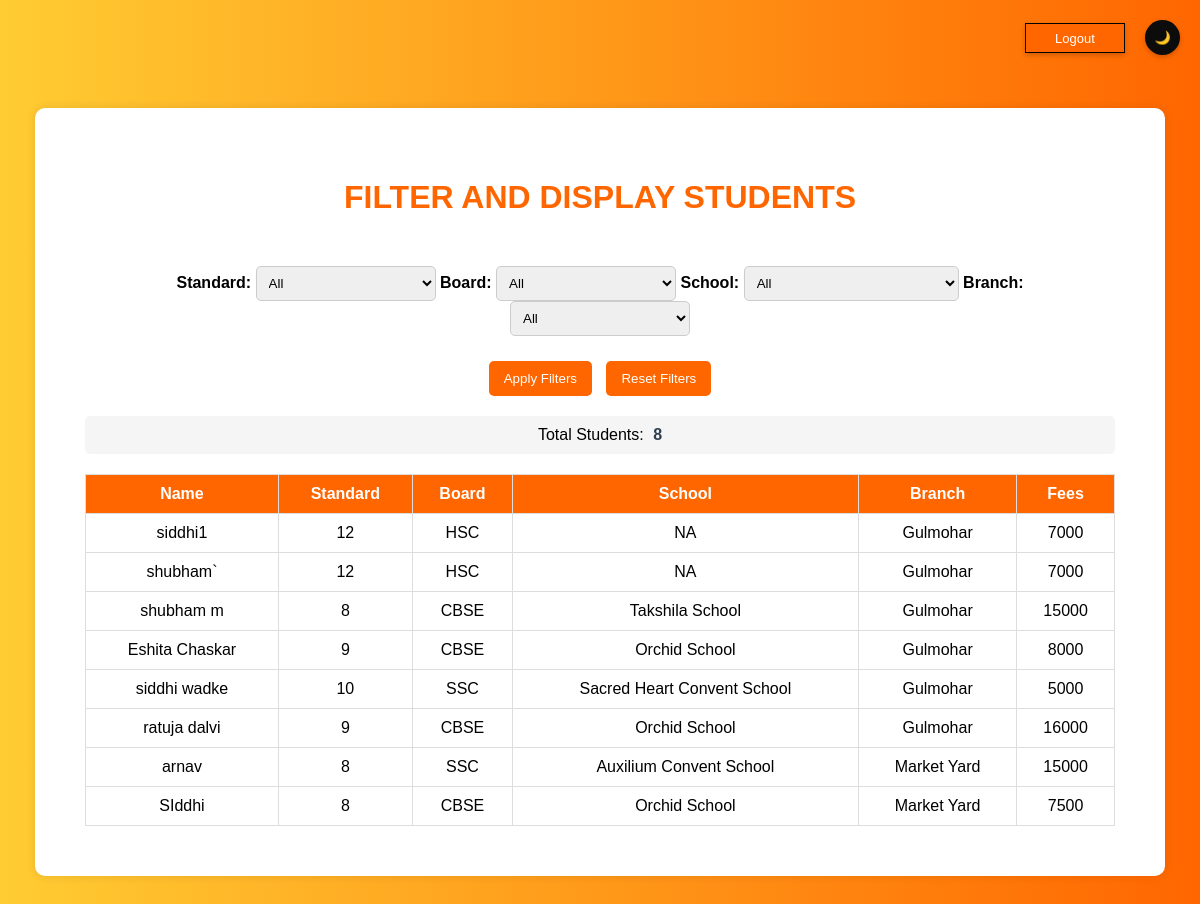
Before: /app/filter_students/ (signed in) with the older database file.
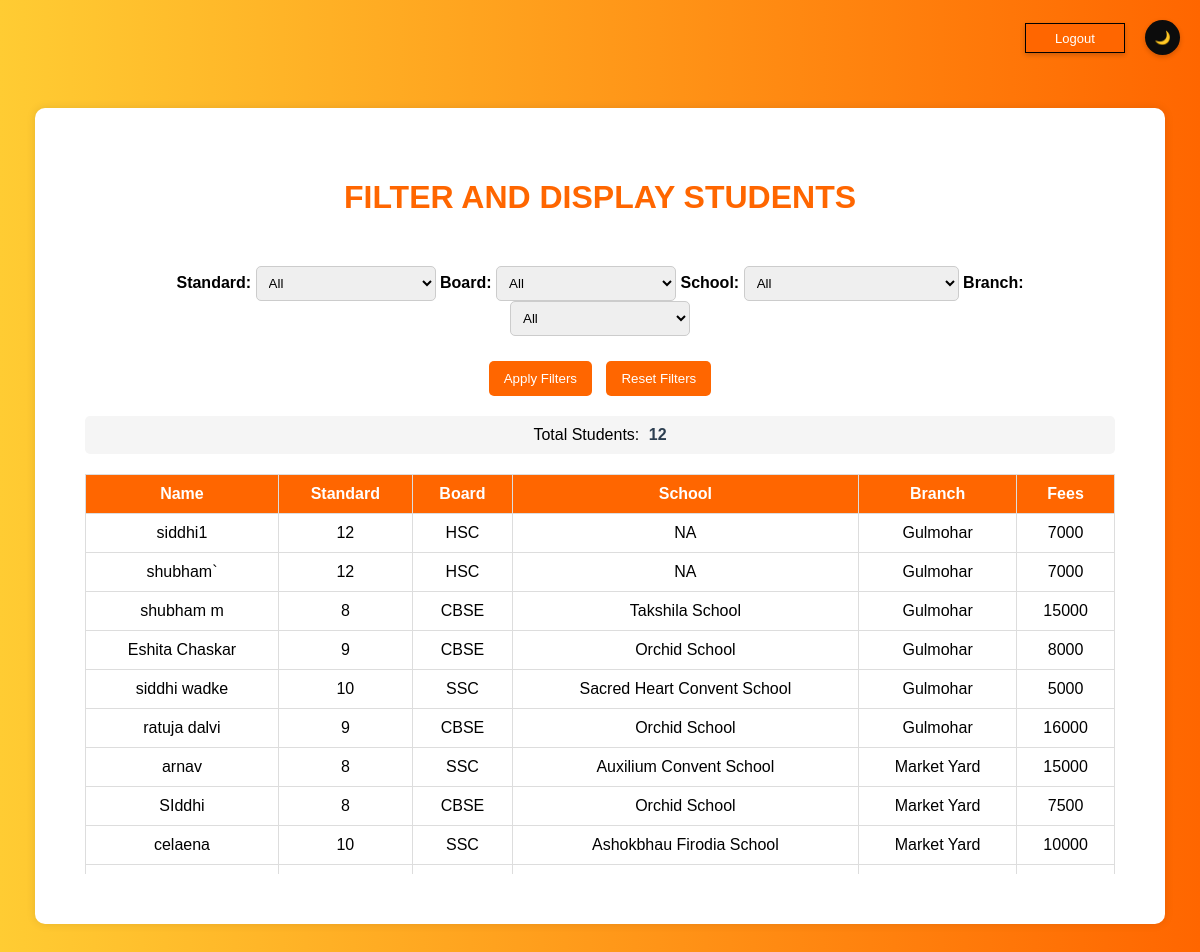
After: the same page with the newer database file.
### tuition_app/models.py (models this page shows, shortened)
class StudentRegistration(models.Model):
    def unique_filename(instance, filename):
        ext = filename.split('.')[-1]
        filename = f"{int(time.time())}.{ext}"
        return os.path.join('payment_proofs/', filename)  # Save inside 'uploads/' folder
    STANDARD_CHOICES = [
        ('8', '8th'),
        ('9', '9th'),
        ('10', '10th'),
        ('12', '12th'),
    ]
    BOARD_CHOICES = [
        ('CBSE', 'CBSE'),
        ('SSC', 'SSC'),
        ('HSC', 'HSC'),
    ]
    SUBJECT_CHOICES = [
        ('English', 'English'),
        ('Social Studies', 'Social Studies'),
        ('Both', 'Both'),
    ]
    BRANCH_CHOICES = [
        ('Gulmohar', 'Gulmohar'),
        ('Market Yard', 'Market Yard'),
    ]
    PAYMENT_CHOICES = [
        ('online', 'Online'),
        ('cash', 'Cash'),
    ]
    SCHOOL_CHOICES = [
        ('Saint Michael School', 'Saint Michael School'),
        ('Orchid School', 'Orchid School'),
        ('Sai Angel School', 'Sai Angel School'),
        ('Icon Public School', 'Icon Public School'),
        ('Takshila School', 'Takshila School'),
        ('Podar School', 'Podar School'),
        ('Auxilium Convent School', 'Auxilium Convent School'),
        ('Sacred Heart Convent School', 'Sacred Heart Convent School'),
        ('Ashokbhau Firodia School', 'Ashokbhau Firodia School'),
        ('Athare Patil School', 'Athare Patil School'),
        ('NA', 'Not Applicable'),
    ]
    name = models.CharField(max_length=100)
    phone = models.CharField(max_length=10)
    father_name = models.CharField(max_length=100)
    father_phone = models.CharField(max_length=10)
    father_occupation = models.CharField(max_length=50)
    img = models.FileField(upload_to='student_img/', null=True, blank=True)
    address = models.TextField()
    standard = models.CharField(max_length=2, choices=STANDARD_CHOICES)
    board = models.CharField(max_length=4, choices=BOARD_CHOICES)
    subject = models.CharField(max_length=20, choices=SUBJECT_CHOICES)
    school = models.CharField(max_length=50, choices=SCHOOL_CHOICES)
    branch = models.CharField(max_length=20, choices=BRANCH_CHOICES)
    fees = models.CharField(max_length=20)
    payment_mode = models.CharField(max_length=10, choices=PAYMENT_CHOICES)
    payment_proof = models.FileField(upload_to=unique_filename, null=True, blank=True)

### tuition_app/views.py (the view, shortened to what this page needs)
# urls.py: path('filter_students/', views.filter_students, name="filter_students"),
@login_required
def filter_students(request):
    standard = request.GET.get('standard', '')
    board = request.GET.get('board', '')
    school = request.GET.get('school', '')
    branch = request.GET.get('branch', '')
    students = StudentRegistration.objects.all()
    if standard:
        students = students.filter(standard=standard)
    if board:
        students = students.filter(board=board)
    if school:
        students = students.filter(school=school)
    if branch:
        students = students.filter(branch=branch)
    total_students = students.count()
    context = {
        'students': students,
        'total_students': total_students,
    }
    return render(request, 'tuition_app/filter_students.html', context)

### tuition_app/templates/tuition_app/filter_students.html (shortened to what this page needs)
{%load static%}
<!DOCTYPE html>
<html lang="en">
<head>
</head>
<body>
    <div class="container">
        <h1>FILTER AND DISPLAY STUDENTS</h1>
        <div class="filters">
            <form method="GET" action="{% url 'tuition_app:filter_students' %}">
                <label for="standard">Standard:</label>
                <select id="standard" name="standard">
                    <option value="">All</option>
                </select>
                <label for="board">Board:</label>
                <select id="board" name="board">
                    <option value="">All</option>
                </select>
                <label for="school">School:</label>
                <select id="school" name="school">
                    <option value="">All</option>
                </select>
                <label for="branch">Branch:</label>
                <select id="branch" name="branch">
                    <option value="">All</option>
                </select>
            </form>
        </div>
        <div class="filter-buttons">
            <button type="button" onclick="applyFilters()">Apply Filters</button>
            <button type="button" onclick="resetFilters()">Reset Filters</button>
        </div>
        <div class="student-count">
            <p>Total Students: <span id="totalStudents">{{ total_students }}</span></p>
        </div>
        <div class="table-wrapper">
            <table>
                <thead>
                    <tr>
                        <th>Name</th>
                        <th>Standard</th>
                        <th>Board</th>
                        <th>School</th>
                        <th>Branch</th>
                        <th>Fees</th>
                    </tr>
                </thead>
                <tbody>
                    {% for student in students %}
                    <tr onclick= "window.location='{% url 'tuition_app:student_detail' student.id %}'" style="cursor: pointer;">
                        <td>{{ student.name }}</td>
                        <td>{{ student.standard }}</td>
                        <td>{{ student.board }}</td>
                        <td>{{ student.school|default:"NA" }}</td>
                        <td>{{ student.branch }}</td>
                        <td>{{ student.fees }}</td>
                    </tr>
                    {% empty %}
                    <tr>
                        <td colspan="6">No students found.</td>
                    </tr>
                    {% endfor %}
                </tbody>
            </table>
        </div>
        <div class="button-group">
            <button id="darkModeToggle" class="dark-mode-toggle">🌙</button>
            <form method="post" action="{% url 'tuition_app:logout' %}" style="display: inline;">
                <button type="submit" class="logout-button">Logout</button>
            </form>
        </div>
    </div>
</body>
</html>

### tuition_app/templates/tuition_app/filter_students.html (style rules this page uses)
body { font-family: Arial, sans-serif; background: linear-gradient(to right, #ffcc33, #ff6600); text-align: center; padding: 20px; }
.container { background-color: white; padding: 50px; width: 90%; margin: 80px auto 20px; border-radius: 10px; box-shadow: 0 0 10px rgba(0, 0, 0, 0.1); }
h1 { margin-bottom: 50px; color: #ff6600; }
.filters { display: flex; flex-wrap: wrap; justify-content: center; gap: 20px; margin-bottom: 20px; }
.filters label { font-weight: bold; }
.filters select { padding: 8px; border-radius: 5px; border: 1px solid #ccc; min-width: 180px; }
button { padding: 10px 15px; margin: 5px; border: none; border-radius: 5px; background: #ff6600; color: white; cursor: pointer; }
.logout-button { position: fixed; top: 18px; right: 70px; border: 1px solid black; padding: 6px 10px; font-size: 13px; cursor: pointer; border-radius: 0%; width: 100px; height: 30px; display: flex; justify-content: center; align-items: center; box-shadow: 0 2px 5px rgba(0, 0, 0, 0.2); }
.table-wrapper { max-height: 400px; overflow-y: auto; margin-top: 20px; }
.student-count { margin: 15px 0; padding: 10px 15px; background-color: #f5f5f5; border-radius: 5px; font-size: 16px; font-weight: 500; display: flex; justify-content: center; }
.student-count p { margin: 0; }
.student-count span { font-weight: bold; margin-left: 5px; color: #2c3e50; }
table { width: 100%; border-collapse: collapse; }
thead { background: #ff6600; color: white; position: sticky; top: 0; }
th, td { padding: 10px; border: 1px solid #ddd; text-align: center; }
.dark-mode-toggle { position: fixed; top: 15px; right: 15px; background: rgb(12, 12, 12); border: none; padding: 6px 10px; font-size: 13px; cursor: pointer; border-radius: 50%; width: 35px; height: 35px; display: flex; justify-content: center; align-items: center; box-shadow: 0 2px 5px rgba(0, 0, 0, 0.2); }

Changed rows visible on the page:
added StudentRegistration: name "celaena", standard "10", board "SSC", school "Ashokbhau Firodia School", branch "Market Yard", fees "10000"
Other visible differences:
{{ total_students }}: "8" → "12"
